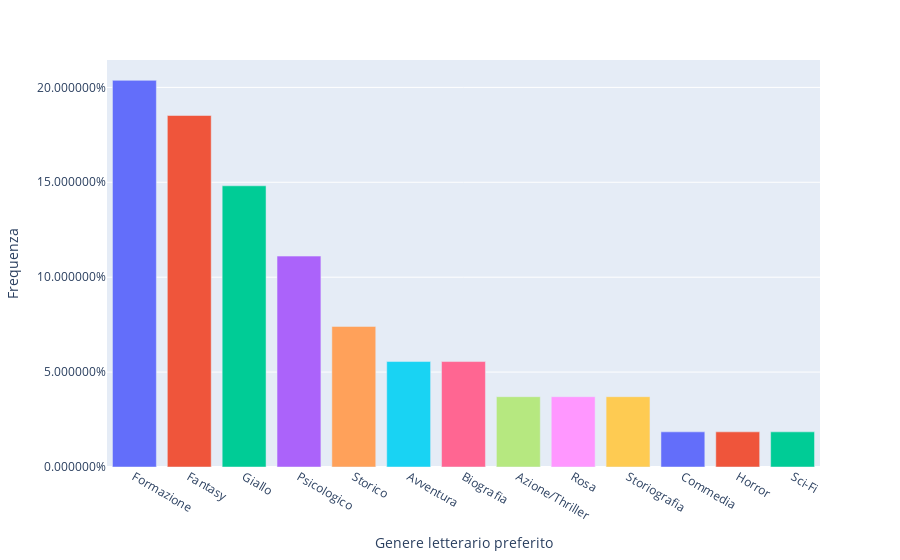

The code cell stored with this chart in its notebook:
### Code cell
df_genre = get_freq(df, 'Genere letterario preferito')
df_genre = to_relative_freq(df_genre)

# Plot everything
bar_genre = px.bar(df_genre, x = 'Genere letterario preferito', y = 'f', labels={'f': 'Frequenza'}, color='Genere letterario preferito')

# Add % sign to the ticks
bar_genre.update_layout(
    showlegend=False,
    yaxis_tickformat = '%'
)

bar_genre.show()

# Saving
save_plot(bar_genre, 'bar_genre')

### Figure 1 — Plotly figure (JSON) as saved in the notebook; plotly's stock layout.template omitted (floating-point values rounded to 4 significant figures)
{"data": [{"alignmentgroup": "True", "hovertemplate": "Genere letterario preferito=%{x}<br>Frequenza=%{y}<extra></extra>", "legendgroup": "Formazione", "marker": {"color": "#636efa"}, "name": "Formazione", "offsetgroup": "Formazione", "orientation": "v", "showlegend": true, "textposition": "auto", "type": "bar", "x": ["Formazione"], "xaxis": "x", "y": [0.2037], "yaxis": "y"}, {"alignmentgroup": "True", "hovertemplate": "Genere letterario preferito=%{x}<br>Frequenza=%{y}<extra></extra>", "legendgroup": "Fantasy", "marker": {"color": "#EF553B"}, "name": "Fantasy", "offsetgroup": "Fantasy", "orientation": "v", "showlegend": true, "textposition": "auto", "type": "bar", "x": ["Fantasy"], "xaxis": "x", "y": [0.1852], "yaxis": "y"}, {"alignmentgroup": "True", "hovertemplate": "Genere letterario preferito=%{x}<br>Frequenza=%{y}<extra></extra>", "legendgroup": "Giallo", "marker": {"color": "#00cc96"}, "name": "Giallo", "offsetgroup": "Giallo", "orientation": "v", "showlegend": true, "textposition": "auto", "type": "bar", "x": ["Giallo"], "xaxis": "x", "y": [0.1481], "yaxis": "y"}, {"alignmentgroup": "True", "hovertemplate": "Genere letterario preferito=%{x}<br>Frequenza=%{y}<extra></extra>", "legendgroup": "Psicologico", "marker": {"color": "#ab63fa"}, "name": "Psicologico", "offsetgroup": "Psicologico", "orientation": "v", "showlegend": true, "textposition": "auto", "type": "bar", "x": ["Psicologico"], "xaxis": "x", "y": [0.1111], "yaxis": "y"}, {"alignmentgroup": "True", "hovertemplate": "Genere letterario preferito=%{x}<br>Frequenza=%{y}<extra></extra>", "legendgroup": "Storico", "marker": {"color": "#FFA15A"}, "name": "Storico", "offsetgroup": "Storico", "orientation": "v", "showlegend": true, "textposition": "auto", "type": "bar", "x": ["Storico"], "xaxis": "x", "y": [0.07407], "yaxis": "y"}, {"alignmentgroup": "True", "hovertemplate": "Genere letterario preferito=%{x}<br>Frequenza=%{y}<extra></extra>", "legendgroup": "Avventura", "marker": {"color": "#19d3f3"}, "name": "Avventura", "offsetgroup": "Avventura", "orientation": "v", "showlegend": true, "textposition": "auto", "type": "bar", "x": ["Avventura"], "xaxis": "x", "y": [0.05556], "yaxis": "y"}, {"alignmentgroup": "True", "hovertemplate": "Genere letterario preferito=%{x}<br>Frequenza=%{y}<extra></extra>", "legendgroup": "Biografia", "marker": {"color": "#FF6692"}, "name": "Biografia", "offsetgroup": "Biografia", "orientation": "v", "showlegend": true, "textposition": "auto", "type": "bar", "x": ["Biografia"], "xaxis": "x", "y": [0.05556], "yaxis": "y"}, {"alignmentgroup": "True", "hovertemplate": "Genere letterario preferito=%{x}<br>Frequenza=%{y}<extra></extra>", "legendgroup": "Azione/Thriller", "marker": {"color": "#B6E880"}, "name": "Azione/Thriller", "offsetgroup": "Azione/Thriller", "orientation": "v", "showlegend": true, "textposition": "auto", "type": "bar", "x": ["Azione/Thriller"], "xaxis": "x", "y": [0.03704], "yaxis": "y"}, {"alignmentgroup": "True", "hovertemplate": "Genere letterario preferito=%{x}<br>Frequenza=%{y}<extra></extra>", "legendgroup": "Rosa", "marker": {"color": "#FF97FF"}, "name": "Rosa", "offsetgroup": "Rosa", "orientation": "v", "showlegend": true, "textposition": "auto", "type": "bar", "x": ["Rosa"], "xaxis": "x", "y": [0.03704], "yaxis": "y"}, {"alignmentgroup": "True", "hovertemplate": "Genere letterario preferito=%{x}<br>Frequenza=%{y}<extra></extra>", "legendgroup": "Storiografia", "marker": {"color": "#FECB52"}, "name": "Storiografia", "offsetgroup": "Storiografia", "orientation": "v", "showlegend": true, "textposition": "auto", "type": "bar", "x": ["Storiografia"], "xaxis": "x", "y": [0.03704], "yaxis": "y"}, {"alignmentgroup": "True", "hovertemplate": "Genere letterario preferito=%{x}<br>Frequenza=%{y}<extra></extra>", "legendgroup": "Commedia", "marker": {"color": "#636efa"}, "name": "Commedia", "offsetgroup": "Commedia", "orientation": "v", "showlegend": true, "textposition": "auto", "type": "bar", "x": ["Commedia"], "xaxis": "x", "y": [0.01852], "yaxis": "y"}, {"alignmentgroup": "True", "hovertemplate": "Genere letterario preferito=%{x}<br>Frequenza=%{y}<extra></extra>", "legendgroup": "Horror", "marker": {"color": "#EF553B"}, "name": "Horror", "offsetgroup": "Horror", "orientation": "v", "showlegend": true, "textposition": "auto", "type": "bar", "x": ["Horror"], "xaxis": "x", "y": [0.01852], "yaxis": "y"}, {"alignmentgroup": "True", "hovertemplate": "Genere letterario preferito=%{x}<br>Frequenza=%{y}<extra></extra>", "legendgroup": "Sci-Fi", "marker": {"color": "#00cc96"}, "name": "Sci-Fi", "offsetgroup": "Sci-Fi", "orientation": "v", "showlegend": true, "textposition": "auto", "type": "bar", "x": ["Sci-Fi"], "xaxis": "x", "y": [0.01852], "yaxis": "y"}], "layout": {"barmode": "relative", "legend": {"title": {"text": "Genere letterario preferito"}, "tracegroupgap": 0}, "margin": {"t": 60}, "showlegend": false, "xaxis": {"anchor": "y", "categoryarray": ["Formazione", "Fantasy", "Giallo", "Psicologico", "Storico", "Avventura", "Biografia", "Azione/Thriller", "Rosa", "Storiografia", "Commedia", "Horror", "Sci-Fi"], "categoryorder": "array", "domain": [0, 1], "title": {"text": "Genere letterario preferito"}}, "yaxis": {"anchor": "x", "domain": [0, 1], "tickformat": "%", "title": {"text": "Frequenza"}}}}
